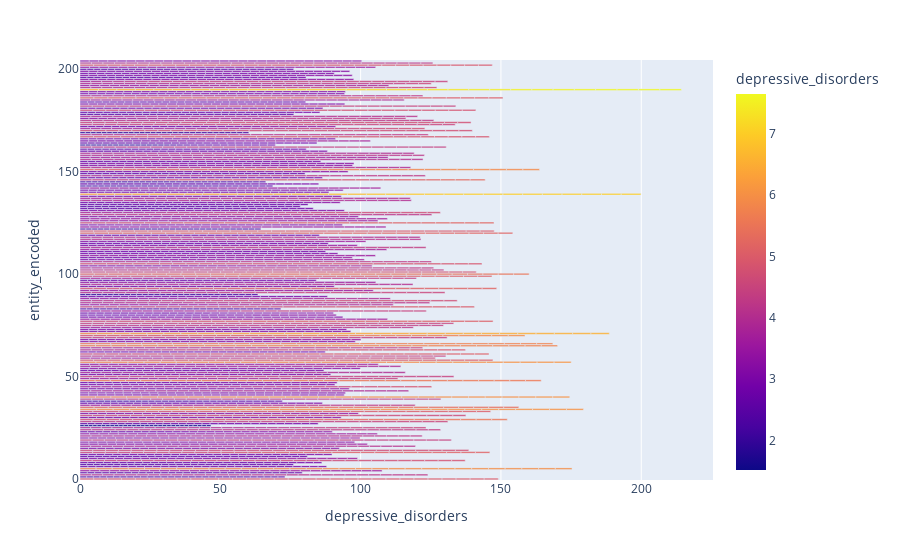

This figure's notebook cell:
### Code cell
df_encoded_data.sort_values(by="depressive_disorders" ,inplace=True)
plt.figure(dpi=200)
fig = px.bar(df_encoded_data, x="depressive_disorders", y="entity_encoded", orientation='h',color='depressive_disorders')
fig.show()

### Figure 1 — Plotly figure (JSON) as saved in the notebook; plotly's stock layout.template omitted (floating-point values rounded to 4 significant figures; data arrays with more than 128 entries replaced by an {"elided": "..."} marker saying what was removed)
{"data": [{"hovertemplate": "depressive_disorders=%{marker.color}<br>entity_encoded=%{y}<extra></extra>", "legendgroup": "", "marker": {"color": {"elided": "6150 float values"}, "coloraxis": "coloraxis", "pattern": {"shape": ""}}, "name": "", "orientation": "h", "showlegend": false, "textposition": "auto", "type": "bar", "x": {"elided": "6150 float values"}, "xaxis": "x", "y": {"elided": "6150 int values"}, "yaxis": "y"}], "layout": {"barmode": "relative", "coloraxis": {"colorbar": {"title": {"text": "depressive_disorders"}}, "colorscale": [[0, "#0d0887"], [0.1111, "#46039f"], [0.2222, "#7201a8"], [0.3333, "#9c179e"], [0.4444, "#bd3786"], [0.5556, "#d8576b"], [0.6667, "#ed7953"], [0.7778, "#fb9f3a"], [0.8889, "#fdca26"], [1, "#f0f921"]]}, "legend": {"tracegroupgap": 0}, "margin": {"t": 60}, "xaxis": {"anchor": "y", "domain": [0, 1], "title": {"text": "depressive_disorders"}}, "yaxis": {"anchor": "x", "domain": [0, 1], "title": {"text": "entity_encoded"}}}}
